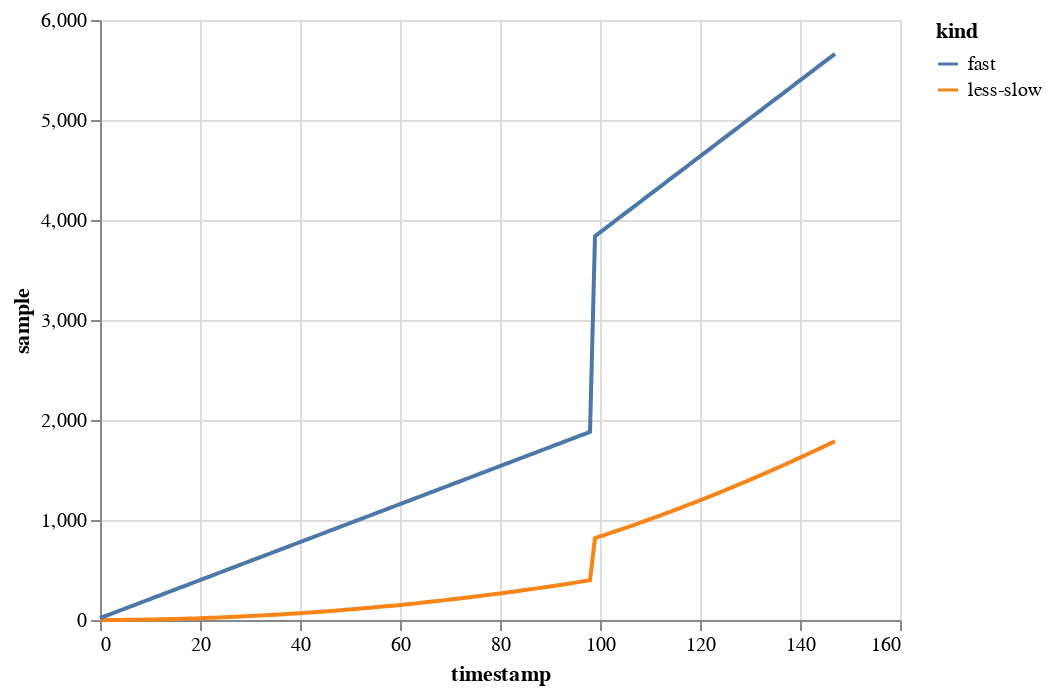

The notebook cell saved with this chart:
### Markdown cell above
When we plot the `fast` and `less-slow` series with a linear Y axis, it isn't particularly obvious that the proportion of each kind of sample changes over time even though the less-slow samples are growing five times as fast at the right side of the graph as they were on the left.

### Code cell
alt.Chart(data2).mark_line().encode(alt.X("timestamp"), 
                                    alt.Y("sample"), 
                                    color="kind")

### Figure 1 — Vega-Lite specification as saved in the notebook (floating-point values rounded to 4 significant figures; data arrays with more than 128 entries replaced by an {"elided": "..."} marker saying what was removed)
{"config": {"view": {"continuousWidth": 400, "continuousHeight": 300}}, "data": {"name": "data-b71deeb2d61d889cb3f1925e220e702a"}, "mark": "line", "encoding": {"color": {"type": "nominal", "field": "kind"}, "x": {"type": "quantitative", "field": "timestamp"}, "y": {"type": "quantitative", "field": "sample"}}, "$schema": "https://vega.github.io/schema/vega-lite/v4.0.0.json", "datasets": {"data-b71deeb2d61d889cb3f1925e220e702a": {"elided": "296 records"}}}
